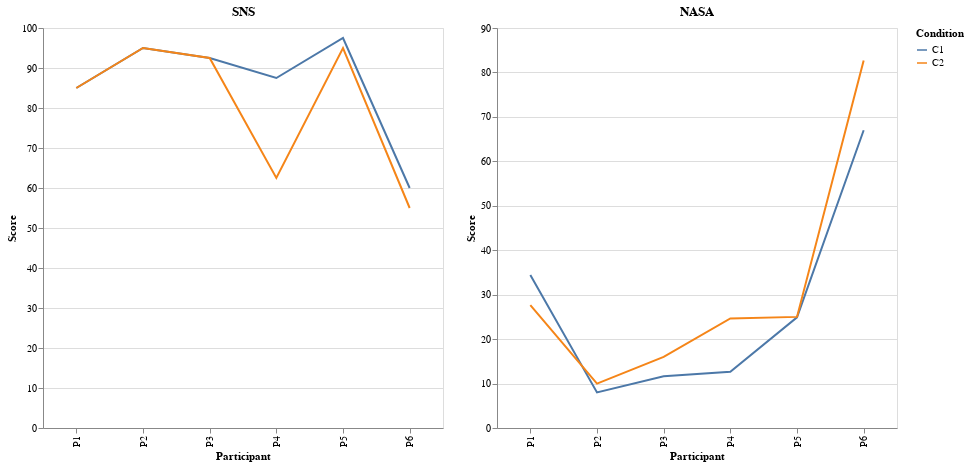

Notebook code cell kept with this figure:
### Markdown cell above
## SNS & NASA

### Code cell
import pandas as pd
import altair as alt

# Create the DataFrames
data_T1 = {'C1': [85, 95, 92.5, 87.5, 97.5, 60],
           'C2': [85, 95, 92.5, 62.5, 95, 55]}
data_T2 = {'C1': [34.44, 8, 11.66, 12.66, 24.9, 67],
           'C2': [27.66, 10, 15.99, 24.66, 25, 82.66]}
index = ['P1', 'P2', 'P3', 'P4', 'P5', 'P6']

df_T1 = pd.DataFrame(data_T1, index=index).reset_index().rename(columns={"index": "Participant"})
df_T2 = pd.DataFrame(data_T2, index=index).reset_index().rename(columns={"index": "Participant"})

# Melt the DataFrames into a long format
df_T1_long = df_T1.melt(id_vars='Participant', var_name='Condition', value_name='Score')
df_T2_long = df_T2.melt(id_vars='Participant', var_name='Condition', value_name='Score')

# Create the line plots
chart_T1 = alt.Chart(df_T1_long).mark_line().encode(
    x='Participant',
    y='Score',
    color='Condition',
    tooltip=['Participant','Condition','Score']
).properties(
    width=400,
    height=400,
    title="SNS"  
).interactive()

chart_T2 = alt.Chart(df_T2_long).mark_line().encode(
    x='Participant',
    y='Score',
    color='Condition',
     tooltip=['Participant','Condition','Score']
).properties(
    width=400,
    height=400,
    title="NASA"
).interactive()

(chart_T1 | chart_T2).display()

### Figure 1 — Vega-Lite specification as saved in the notebook (floating-point values rounded to 4 significant figures)
{"config": {"view": {"continuousWidth": 400, "continuousHeight": 300}}, "hconcat": [{"data": {"name": "data-9535e6019085fbeafcc9a09afc08211b"}, "mark": "line", "encoding": {"color": {"field": "Condition", "type": "nominal"}, "tooltip": [{"field": "Participant", "type": "nominal"}, {"field": "Condition", "type": "nominal"}, {"field": "Score", "type": "quantitative"}], "x": {"field": "Participant", "type": "nominal"}, "y": {"field": "Score", "type": "quantitative"}}, "height": 400, "selection": {"selector005": {"type": "interval", "bind": "scales", "encodings": ["x", "y"]}}, "title": "SNS", "width": 400}, {"data": {"name": "data-d3b84799e5e0ddea286fa419d36297a4"}, "mark": "line", "encoding": {"color": {"field": "Condition", "type": "nominal"}, "tooltip": [{"field": "Participant", "type": "nominal"}, {"field": "Condition", "type": "nominal"}, {"field": "Score", "type": "quantitative"}], "x": {"field": "Participant", "type": "nominal"}, "y": {"field": "Score", "type": "quantitative"}}, "height": 400, "selection": {"selector006": {"type": "interval", "bind": "scales", "encodings": ["x", "y"]}}, "title": "NASA", "width": 400}], "$schema": "https://vega.github.io/schema/vega-lite/v4.17.0.json", "datasets": {"data-9535e6019085fbeafcc9a09afc08211b": [{"Participant": "P1", "Condition": "C1", "Score": 85.0}, {"Participant": "P2", "Condition": "C1", "Score": 95.0}, {"Participant": "P3", "Condition": "C1", "Score": 92.5}, {"Participant": "P4", "Condition": "C1", "Score": 87.5}, {"Participant": "P5", "Condition": "C1", "Score": 97.5}, {"Participant": "P6", "Condition": "C1", "Score": 60.0}, {"Participant": "P1", "Condition": "C2", "Score": 85.0}, {"Participant": "P2", "Condition": "C2", "Score": 95.0}, {"Participant": "P3", "Condition": "C2", "Score": 92.5}, {"Participant": "P4", "Condition": "C2", "Score": 62.5}, {"Participant": "P5", "Condition": "C2", "Score": 95.0}, {"Participant": "P6", "Condition": "C2", "Score": 55.0}], "data-d3b84799e5e0ddea286fa419d36297a4": [{"Participant": "P1", "Condition": "C1", "Score": 34.44}, {"Participant": "P2", "Condition": "C1", "Score": 8.0}, {"Participant": "P3", "Condition": "C1", "Score": 11.66}, {"Participant": "P4", "Condition": "C1", "Score": 12.66}, {"Participant": "P5", "Condition": "C1", "Score": 24.9}, {"Participant": "P6", "Condition": "C1", "Score": 67.0}, {"Participant": "P1", "Condition": "C2", "Score": 27.66}, {"Participant": "P2", "Condition": "C2", "Score": 10.0}, {"Participant": "P3", "Condition": "C2", "Score": 15.99}, {"Participant": "P4", "Condition": "C2", "Score": 24.66}, {"Participant": "P5", "Condition": "C2", "Score": 25.0}, {"Participant": "P6", "Condition": "C2", "Score": 82.66}]}}
